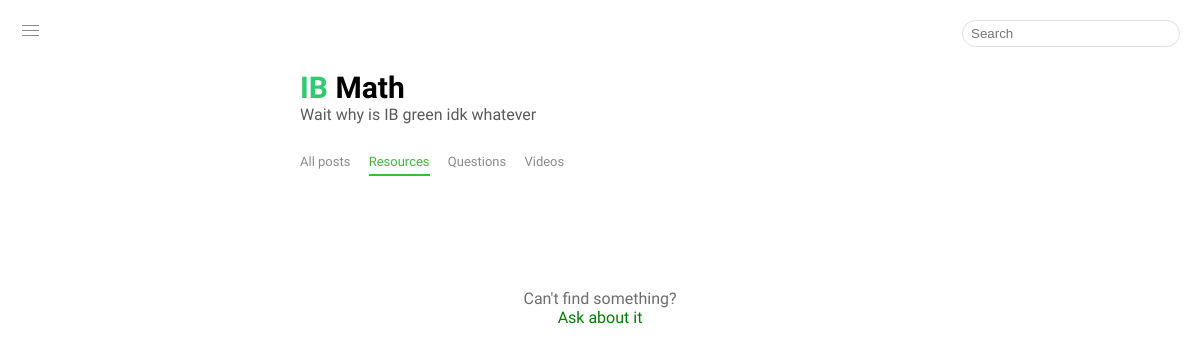
Page /Resources on the earlier database version.
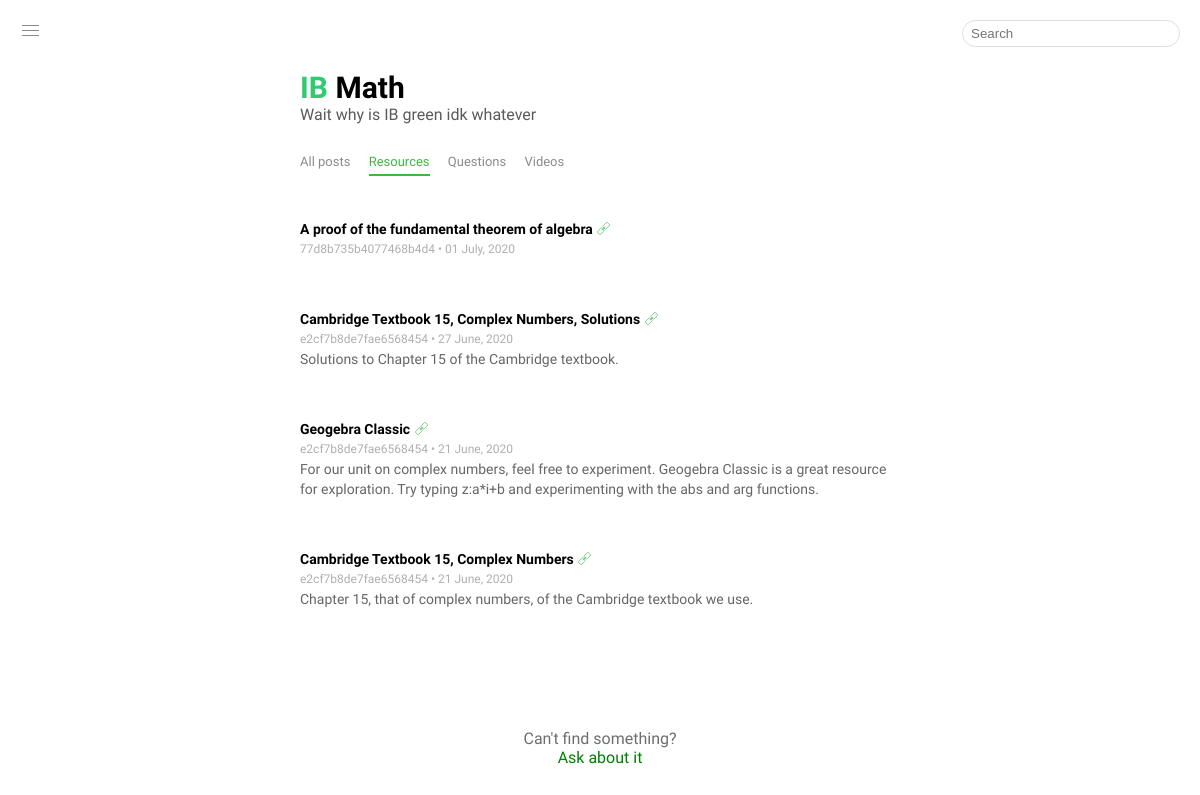
Same page on the later database version.
### tables this page shows
CREATE TABLE posts (id INTEGER PRIMARY KEY, type text, title text, url text, user_content text, user_update text, admin_content text, admin_update text, location text, parent_post_id text, poster text);

### main.py (the view)
@app.route('/Resources')
def resources():
  posts = safe_search(request, select_query("type='resource'"))
  return render_template('index.html', location = 'Resources', posts = posts)

### db_init.py (called while the page is built)
def select_query(q):
  with sq.connect('Posts.db') as c:
    if q == '':
      return select_all()
    return c.execute('SELECT * FROM posts WHERE ' + q).fetchall()[::-1]

### main.py (called while the page is built)
def safe_search(req, default):
  return default if not req.args.get('query') else search(req)

@app.context_processor
def override_url_for():
  return dict(url_for = dated_url_for)

def dated_url_for(endpoint, **vals):
  if endpoint == 'static':
    filename = vals.get('filename', None)
    if filename:
      file_path = os.path.join(app.root_path, endpoint, filename)
      vals['q'] = int(os.stat(file_path).st_mtime)
  return url_for(endpoint, **vals)

### templates/index.html (shortened to what this page needs)
{% extends 'layout.html' %}
{% block content %}
  {% for post in posts %}
    <a target = '_blank' class = 'post' href = '/page?id={{post[0]}}'>
      {% if post[1] == 'video' %}
        <div class = 'video-post'>
          {{post[2]}}
          <iframe allowtransparency = 'true' frameBorder = '0' src = '{{post[3]}}' seamless allowfullscreen>Your device does not support this iframe</iframe>
        </div>
      {% elif post[1] == 'question' %}
        <div class = 'question-post'>
          {{post[2]}}
        </div>
      {% elif post[1] == 'resource' %}
        <div class = 'resource-post'>
          {{post[2]}} <div class ='link-icon-holder'><div class="link icon"></div></div>
        </div>
      {% endif %}
      <div class = 'info'>
        {% if post[1] in ['resource', 'video'] %}
          <span class = 'user admin-username'>  {{post[-1]}}</span>
        {% else %}
          <span class = 'user'>  {{post[-1]}}</span>
        {% endif %}
        &bull; {{post[5]}}
      </div>
      <div class = 'description'>
        {% if post[4] == '' %}
        {% else %}
          {{post[4]}}
        {% endif %}
      </div>
    </a>
  {% endfor %}
{% endblock %}

### templates/layout.html (shortened to what this page needs)
{% extends 'base_layout.html' %}
{% block page %}
  <div id = 'container'>
    <div id = 'head'>
      <div id = 'title'>
        <span style = 'color: #2ECC71'>IB </span>Math
      </div>
      <div id = 'subtitle'>
        Wait why is IB green idk whatever
      </div>
    </div>
    <div id = 'location'>
      {% for l in ['All posts', 'Resources', 'Questions', 'Videos'] %}
        {% if l == location %}
          <a class = 'location' id = 'here' href = 'https://ibmath--ryan-jacobjacob.repl.co/{{l}}'>{{l}}</a>
        {% else %}
          <a class = 'location' href = 'https://ibmath--ryan-jacobjacob.repl.co/{{l}}'>{{l}}</a>
        {% endif %}
      {% endfor %}
    </div>
    <div id = 'stream'>
      {% block content %}
      {% endblock %}
    </div>
    {% if True %}
      <center>
        <div id = 'looking-for'>
        Can't find something?<br>
          <a href = '/ask' id = 'say-something'>
            Ask about it
          </a>
        </div>
      </center>
    {% endif %}
  </div>
{% endblock %}

### templates/base_layout.html (shortened to what this page needs)
<!DOCTYPE HTML>
<html>
	<head>
    <link rel = 'stylesheet' href = '{{url_for("static", filename = "style.css")}}'>
	</head>
	<body>
    <form action = '/{{location}}' id = 'form'>
      <input name = 'query' type = 'text' id = 'query' placeholder = 'Search'></input>
    </form>
    <div id = 'menu-button'>
      <div class="menu icon"></div>
    </div>
    {% block page %}
    {% endblock %}
	</body>
</html>

### static/style.css (style rules this page uses)
body { margin: 0; background-color: white; //filter: invert(1); }
#container { width: 50%; min-width: 400px; left: 50%; transform: translateX(-50%); position: absolute; font-family: 'Work Sans', sans-serif; transition: transform 0.5s; //border: 1px solid red; }
#title { font-weight: bold; font-size: 30px; margin-top: 70px; //50px; }
#subtitle { color: rgb(90, 90, 90); //margin-bottom: 40px; }
#location { font-size: 13px; //color: rgb(139, 139, 139); margin-top: 30px; }
.location { display: inline; margin-right: 15px; //border-radius: 5px; padding: 0; padding-bottom: 5px; color: rgb(139, 139, 139); transition: color 0.5s; }
#here, #current-category { color: rgb(64, 184, 64); animation: border-reveal 1.5s; }
#here { border-bottom: 2px solid rgb(64, 184, 64); }
#stream { //margin-top: 32px; //margin-top: 100px; margin-top: 10px; // this is so lazy, find the damn mistake instead of cheating like this, you don\'t know the ramifications of doing this }
.post { font-size: 14px; padding: 0; //padding-left: 5px; //border-left: 3px solid rgb(214, 214, 214); //border-radius: 3px; //border: 1px solid black; }
.question-post, .resource-post { //border: 1px solid black; height: 20px; line-height: 20px; white-space: nowrap; }
.question-post, .video-post, .resource-post { margin-top: 50px; //30px; }
.question-post::first-line, .video-post::first-line, .resource-post::first-line { font-weight: 600; color: black; }
.question-post, .description, .resource-post { text-overflow: ellipsis; overflow: hidden; }
.description { color: rgb(102, 102, 102); line-height: 20px; max-height: 60px; }
.info { font-size: 12px; color: rgb(175, 175, 175); //color: rgb(150, 150, 150); margin: 3px 0 3px 0; }
a, a:hover, a:active, a:visited { text-decoration: none; }
#query, #query:focus { //width: 130px; width: 200px; border: 1px solid rgb(223, 223, 223); outline: none; border-radius: 15px; padding: 5px 8px 5px 8px; position: absolutely; }
#form { //display: inline-block; float: right; //margin-top: -5px; margin: 20px; }
.user { //color: rgb(130, 175, 132); //color:rgb(131, 204, 131); }
#looking-for { width: 200px; position: relative; margin-top: 120px; margin-bottom: 130px; color: rgb(109, 109, 109); }
#say-something { color: green; }
.menu.icon { color: rgb(139, 139, 139); position: absolute; margin-left: 2px; margin-top: 10px; width: 17px; height: 1px; background-color: currentColor; }
.menu.icon:before { content: ''; position: absolute; top: -5px; left: 0; width: 17px; height: 1px; background-color: currentColor; }
.menu.icon:after { content: ''; position: absolute; top: 5px; left: 0; width: 17px; height: 1px; background-color: currentColor; }
#menu-button { //border: 1px solid blue; width: 20px; height: 20px; position: fixed; margin: 20px; z-index: 2; }
.location:hover, #menu-button, .question-title, .directory-item:hover { color: rgb(196, 196, 196); }
.admin-username { //color: rgb(78, 168, 78); }
.link.icon { color: rgb(84, 192, 107); position: absolute; margin-left: 4px; margin-top: 8px; width: 7px; height: 1px; background-color: currentColor; -webkit-transform: rotate(-45deg); transform: rotate(-45deg) scale(0.7); }
.link.icon:before { content: ''; position: absolute; top: -3px; left: -7px; width: 8px; height: 5px; border-radius: 2px; border: solid 1px currentColor; }
.link.icon:after { content: ''; position: absolute; top: -3px; right: -7px; width: 8px; height: 5px; border-radius: 2px; border: solid 1px currentColor; }
.link-icon-holder { //border: 1px solid black; display: inline-block; width: 14px; height: 14px; //float: right; }

Differences in the rows shown:
added posts: title "A proof of the fundamental theorem of algebra", poster "77d8b735b4077468b4d4", user_update "01 July, 2020"
added posts: title "Cambridge Textbook 15, Complex Numbers, Solutions", poster "e2cf7b8de7fae6568454", user_update "27 June, 2020", user_content "Solutions to Chapter 15 of the Cambridge textbook."
added posts: title "Geogebra Classic", poster "e2cf7b8de7fae6568454", user_update "21 June, 2020", user_content "For our unit on complex numbers, feel free to experiment. Geogebra Classic is a great resource for exploration. Try typing z:a*i+b and experimenting with the abs and arg functions."
added posts: title "Cambridge Textbook 15, Complex Numbers", poster "e2cf7b8de7fae6568454", user_update "21 June, 2020", user_content "Chapter 15, that of complex numbers, of the Cambridge textbook we use."
